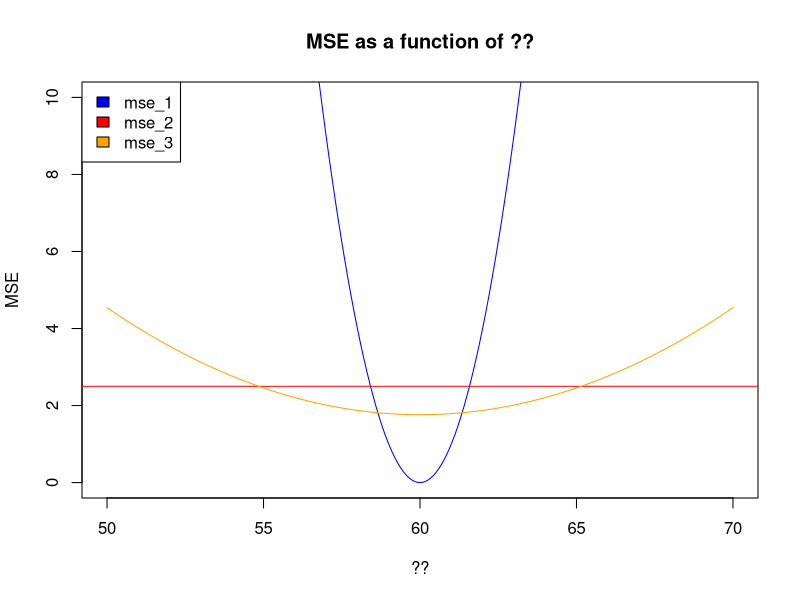

The R script that drew this image:
#q.1
#q.1.4
mse_1 <- function(u) {
  ret = (60-u)^2
  return(ret)
}

mse_2 <- function(u){
  return(2.5)
}

mse_3 <- function(u){
  return ( (10 - (u/6))^2 + (1.763)) 
}
x = seq(50,70,0.1)
plot(x, mse_1(x), type="l", col="blue", 
     main="MSE as a function of ??", xlab = "??",
     ylim = c(0,10), ylab = "MSE" ) 
abline(h = 2.5, type="l", col="red") 
lines(x, mse_3(x), type="l", col="orange") 
legend("topleft", c("mse_1","mse_2","mse_3"),fill=c("blue","red","orange"))



